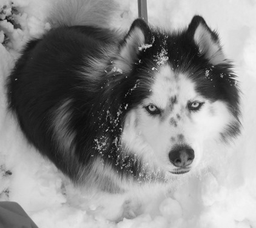
#> input picture HW3/images/Husky.png, 256 x 228 px, shrunk from 422 x 376 before the run
$ python blur_image.py images/Husky.png
#> lines starting #> are read from the running program, lines starting #| are printed output that depends on the picture
# Name Agnes
# CSE 160
# Homework 3: Image Blurring

# A Python program to blur an image.

from PIL import Image
import itertools
import sys
import os


def read_image(file_path):
    """
    Reads the image file at file_path into a rectangular grid of pixels,
    represented as a list of list of integer. Each element of the outer list
    is one row of pixels, where each pixel is an integer x such that
    0 <= x < 256. Returns the grid of pixels.
    """
#> called with file_path = 'images/Husky.png'
    # YOU DO NOT NEED TO MODIFY THIS FUNCTION.
    # Do not worry about understanding "How" this function works.
    print("Reading image", file_path)

    # Open a file in image format
    try:
        image_file = Image.open(file_path)
#> image_file is the input picture: PIL image 256x228 L; min 5, max 246, mean 138.6
    except IOError as e:
        print(e)
        return
    except Exception:
        print("Unexpected error reading file", file_path)
        return

    width, height = image_file.size
#> width = 256; height = 228
    data = list(image_file.getdata())
#> data = 58368 items

    # data is a single list. We break it into a nested list.
    result = []
    for r in range(height):
        # Get the part of the list that corresponds to this row.
        row_start = r * width
        row = data[row_start:row_start + width]

        result.append(row)
#> after the loop, result = 228 items
    return result


def write_image(file_name, pixel_grid):
    """
    Given pixel_grid as an image in a list of lists of integers format,
    write it to the filename file_name as an image.
    Requires that:
    * Each row of pixel_grid is of the same length
    * Each pixel value is an integer x such that 0 <= x < 256.
    """
    # YOU DO NOT NEED TO MODIFY THIS FUNCTION.
    # Do not worry about understanding "How" this function works.
    size = len(pixel_grid[0]), len(pixel_grid)
    image = Image.new("L", size)

    print("Writing", size[0], 'x', size[1], "image to file", file_name)

    # Flatten the list by making an iterable sequence over the inner lists
    # and then materializing the whole list.
    data = list(itertools.chain.from_iterable(pixel_grid))
    image.putdata(data)

    try:
        # Write the image. File extension of file_name determines
        # the encoding.
        image.save(file_name)
    except IOError as e:
        print(e)
    except Exception:
        print("Unexpected error writing file", file_name)


# [45 lines left out: functions csv_line_to_list, read_grid, not called in this run]


def write_grid(file_name, pixel_grid):
    """
    Writes the given pixel_grid to filename file_name as CSV.
    """
    # YOU DO NOT NEED TO MODIFY THIS FUNCTION.
    # Do not worry about understanding "How" this function works.
    output_file = open(file_name, 'w')

    for row in pixel_grid:
        output_file.write(str(row[0]))
        for column in range(1, len(row)):
            output_file.write(', ' + str(row[column]).rjust(3))
        output_file.write('\n')

    output_file.close()


def get_pixel_at(pixel_grid, i, j):
    """
    Returns the pixel in pixel_grid at row i and column j (zero-indexed).
    Returns 0 if i or j is out of bounds for the given pixel_grid.
    Returns 0 if i or j is a negative value.
    """
    if i < 0 or j < 0:
        return 0
    if i > len(pixel_grid) - 1:
        return 0
    if j > len(pixel_grid[i]) - 1:
        return 0
    return pixel_grid[i][j]


def test_get_pixel_at():
    """ Basic, brief sanity checks for get_pixel_at. """

    # If all of these tests return true, then your solution to
    # get_pixel_at is probably mostly correct. However, passing
    # these tests does not necessarily mean your solution is completely
    # correct. There are many ways to implement get_pixel_at
    # that pass these tests and are still wrong. No set of tests
    # can check every possible grid or case.

    test_grid = [
        [1, 2, 3, 4, 5, 6],
        [0, 2, 4, 6, 8, 10],
        [3, 4, 5, 6, 7, 8]
    ]

    try:
        assert get_pixel_at(test_grid, 0, 0) == 1,   \
            "Call to get_pixel_at(0, 0) should have returned 1."
        assert get_pixel_at(test_grid, -1, 0) == 0,  \
            "Call to get_pixel_at(-1, 0) should have returned 0."
        assert get_pixel_at(test_grid, 0, -1) == 0,  \
            "Call to get_pixel_at(0, -1) should have returned 0."
        assert get_pixel_at(test_grid, -1, -1) == 0, \
            "Call to get_pixel_at(-1, -1) should have returned 0."

        assert get_pixel_at(test_grid, 2, 5) == 8,   \
            "Call to get_pixel_at(2, 5) should have returned 8."
        assert get_pixel_at(test_grid, 3, 5) == 0,   \
            "Call to get_pixel_at(3, 5) should have returned 0."
        assert get_pixel_at(test_grid, 2, 6) == 0,   \
            "Call to get_pixel_at(2, 6) should have returned 0."
        assert get_pixel_at(test_grid, 3, 6) == 0,   \
            "Call to get_pixel_at(3, 6) should have returned 0."

        assert get_pixel_at(test_grid, 1, 3) == 6,   \
            "Call to get_pixel_at(1, 3) should have returned 6."
    except AssertionError as e:
        # Print out a user-friendly error message
        print(e)


# Run the tests. This method prints nothing if the tests
# pass. This method prints an error message for the first
# error it encounters.
test_get_pixel_at()


def average_of_surrounding(pixel_grid, i, j):
    """
    Returns the unweighted average of the values of the pixel at row i
    and column j and the eight pixels surrounding it.
    """
    pixel_sum = 0
    for x in [-1, 0, 1]:
        for y in [-1, 0, 1]:
            pixel_sum += get_pixel_at(pixel_grid, i - x, j - y)
    return pixel_sum // 9


def test_average_of_surrounding():
    """ Basic, brief sanity checks for average_of_surrounding. """

    # Similarly to test_get_pixel_at, passing all of these tests
    # does not guarantee that your implementation of
    # average_of_surrounding is correct.

    test_grid = [
        [1, 2, 3, 4, 5, 6],
        [0, 2, 4, 6, 8, 10],
        [3, 4, 5, 6, 7, 8]
    ]

    try:
        assert average_of_surrounding(test_grid, 0, 0) == 0, \
            "average_of_surrounding(test_grid, 0, 0) should have returned 0."
        assert average_of_surrounding(test_grid, 2, 5) == 3, \
            "average_of_surrounding(test_grid, 2, 5) should have returned 3."
    except AssertionError as e:
        print(e)


test_average_of_surrounding()


def blur(pixel_grid):
    """
    Given pixel_grid (a grid of pixels), returns a new grid of pixels
    that is the result of blurring pixel_grid. In the output grid,
    each pixel is the average of that pixel and its eight neighbors in
    the input grid.
    """
    blurred_grid = []
    i = 0
    for row in pixel_grid:
        new_row = []
        blurred_grid.append(new_row)
        j = 0
        for cell in row:
            avg = average_of_surrounding(pixel_grid, i, j)
            new_row.append(avg)
            j = j + 1
        i = i + 1
    return blurred_grid


################################################################
# The main program begins here.
#
# Step A: Process command line arguments & get input_file name.
#
# sys.argv is a list of the arguments to the program, including
# the name of the program being run. If you call:
#
#    python blur_image.py an_image.png
#
# then sys.argv will be ['blur_image.py', 'an_image.png']
#

print("Welcome to the CSE 160 Image Blurring program!")


# Print how to use the program correctly if it appears that it has
# been used incorrectly (with the wrong number of arguments).
if len(sys.argv) != 2:
    print("Usage:", sys.argv[0], "<input_file>")
    print("  <input_file> should be either ")
    print("    (a) a CSV-formatted text file")
    print("       (as generated by the write_grid function), or")
    print("    (b) a black-and-white image file")
    print("       (as generated by color_to_gray.py).")
    print()
    print("  Blurs the given input file and outputs the result as:")
    print("   <input_file>_blurred.png (an image) and")
    print("   <input_file>_blurred_grid.txt (a CSV-formatted text file).")
    sys.exit()

# Get the path to the file that the user wants to blur.
input_file = sys.argv[1]

# Step B: Determine what type the input_file is, read the file
# contents into a grid of pixels stored as a list of lists of integers

# Get the file extension and filename of the input file.
# Don't worry about the details of how these two lines work.
path_without_ext, ext = os.path.splitext(input_file)
input_filename = os.path.basename(path_without_ext)

# Either read the file in as an image or as a grid based
# on the file extension.
if ext == ".txt":
    input_grid = read_grid(input_file)
else:
    input_grid = read_image(input_file)
#> input_grid = 228 items

    # read_image returns None in case of error--if that
    # happens, exit the program.
    if input_grid is None:
        exit()

# Step C: Generate the output file names

# Generate names for the output files based on the name of
# the input file.
out_image_filename = input_filename + '_blurred.png'
out_grid_filename = input_filename + '_blurred_grid.txt'

# Step D: Apply the blur algorithm to get a blurred grid
blurred_grid = blur(input_grid)
#> the loop in blur, `for row in pixel_grid:` made 228 passes
#> i on passes 1 to 2: 1, 2

# Step E: Write the result to both output files
write_image(out_image_filename, blurred_grid)
#> in write_image, `image = Image.new("L", size)`: image: PIL image 256x228 L; every value is 0
#| Writing 256 x 228 image to file Husky_blurred.png
#> in write_image, `image.putdata(data)`:
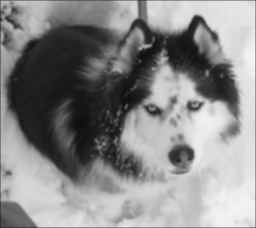
#> image: PIL image 256x228 L; min 15, max 244, mean 137
write_grid(out_grid_filename, blurred_grid)


print("Program done")

###
# Collaboration
###

# My cool dad helped me.
